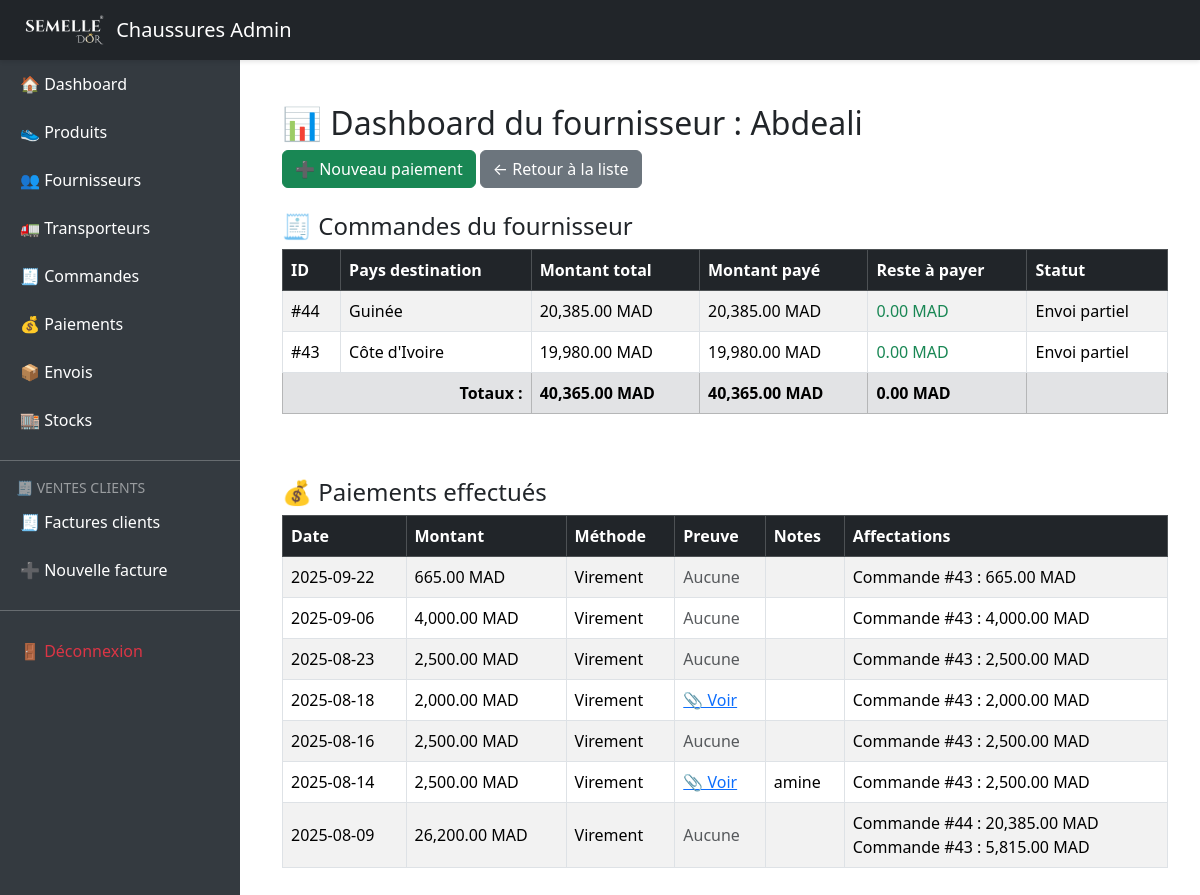
Screenshot of /index.php?route=suppliers/dashboard&id=13 (signed in) with the database file from the repository.
### tables this page shows
CREATE TABLE `suppliers` (
  `id` int(11) NOT NULL,
  `name` varchar(100) DEFAULT NULL,
  `contact_info` text DEFAULT NULL,
  `contact_name` varchar(100) DEFAULT NULL,
  `phone` varchar(20) DEFAULT NULL,
  `email` varchar(100) DEFAULT NULL,
  `address` text DEFAULT NULL,
  `created_at` timestamp NULL DEFAULT current_timestamp()
);

CREATE TABLE `orders` (
  `id` int(11) NOT NULL,
  `supplier_id` int(11) DEFAULT NULL,
  `country_id` int(11) DEFAULT NULL,
  `order_date` date DEFAULT NULL,
  `total_quantity` int(11) NOT NULL,
  `status` enum('Initial','Validé – production en cours','Envoi partiel','Envoi complet','Livré à la destination') DEFAULT 'Initial',
  `created_at` datetime DEFAULT current_timestamp(),
  `updated_at` datetime DEFAULT current_timestamp() ON UPDATE current_timestamp(),
  `product_id` int(11) DEFAULT NULL
);

CREATE TABLE `countries` (
  `id` int(11) NOT NULL,
  `name` varchar(100) NOT NULL,
  `flag` varchar(10) DEFAULT '',
  `code` varchar(10) DEFAULT ''
);

CREATE TABLE `payments` (
  `id` int(11) NOT NULL,
  `supplier_id` int(11) DEFAULT NULL,
  `payment_date` date DEFAULT NULL,
  `amount` decimal(10,2) DEFAULT NULL,
  `payment_method` varchar(50) DEFAULT NULL,
  `notes` text DEFAULT NULL,
  `proof_file` varchar(255) DEFAULT NULL
);

CREATE TABLE `payment_allocations` (
  `id` int(11) NOT NULL,
  `payment_id` int(11) DEFAULT NULL,
  `order_id` int(11) DEFAULT NULL,
  `amount_allocated` decimal(10,2) DEFAULT NULL
);

### controllers/SupplierController.php (called while the page is built, shortened)
<?php
require_once 'models/Supplier.php';
function dashboard()
{
    $supplierId = intval($_GET['id']);
    $supplier = Supplier::find($supplierId);
    $orders = Order::findBySupplier($supplierId);
    $payments = Payment::findBySupplier($supplierId);
    include 'views/suppliers/dashboard.php';
}

### index.php (called while the page is built, shortened)
<?php
require 'routes.php';

### models/Supplier.php (called while the page is built, shortened)
<?php
class Supplier
{
    public static function find($id)
    {
        global $pdo;
        $stmt = $pdo->prepare("SELECT * FROM suppliers WHERE id = ?");
        $stmt->execute([$id]);
        return $stmt->fetch(PDO::FETCH_ASSOC);
    }
}

### models/Order.php (called while the page is built, shortened)
<?php
class Order
{
    public static function orderItems($orderId)
    {
        global $pdo;
        $stmt = $pdo->prepare("
            SELECT oi.*, v.size, v.color
            FROM order_items oi
            JOIN variants v ON oi.variant_id = v.id
            WHERE oi.order_id = ?
        ");
        $stmt->execute([$orderId]);
        return $stmt->fetchAll(PDO::FETCH_ASSOC);
    }
    public static function findBySupplier($supplierId)
    {
        global $pdo;
        $stmt = $pdo->prepare("
            SELECT o.*, c.name AS destination_country
            FROM orders o
            JOIN countries c ON o.country_id = c.id
            WHERE o.supplier_id = ?
            ORDER BY o.id DESC
        ");
        $stmt->execute([$supplierId]);
        return $stmt->fetchAll(PDO::FETCH_ASSOC);
    }
}

### models/Payment.php (called while the page is built, shortened)
<?php
class Payment
{
    public static function findBySupplier($supplierId)
    {
        global $pdo;
        $stmt = $pdo->prepare("SELECT * FROM payments WHERE supplier_id = ? ORDER BY payment_date DESC");
        $stmt->execute([$supplierId]);
        return $stmt->fetchAll(PDO::FETCH_ASSOC);
    }
    public static function allocationsByPayment($paymentId)
    {
        global $pdo;
        $stmt = $pdo->prepare("
            SELECT pa.*, c.name AS destination_country
            FROM payment_allocations pa
            JOIN orders o ON pa.order_id = o.id
            JOIN countries c ON o.country_id = c.id
            WHERE pa.payment_id = ?
        ");
        $stmt->execute([$paymentId]);
        return $stmt->fetchAll(PDO::FETCH_ASSOC);
    }
    public static function totalAllocatedToOrder($orderId)
    {
        global $pdo;
        $stmt = $pdo->prepare("SELECT SUM(amount_allocated) FROM payment_allocations WHERE order_id = ?");
        $stmt->execute([$orderId]);
        return $stmt->fetchColumn() ?: 0;
    }
}

### views/suppliers/dashboard.php (the view, shortened to what this page needs)
<?php
include 'views/layout/header.php';
?>
<div class="container mt-4">
    <h2>📊 Dashboard du fournisseur : <?= htmlspecialchars($supplier['name']) ?></h2>
    <div class="mb-4">
        <a href="?route=payments/create" class="btn btn-success">➕ Nouveau paiement</a>
        <a href="?route=suppliers" class="btn btn-secondary">← Retour à la liste</a>
    </div>
    <h4>🧾 Commandes du fournisseur</h4>
    <div class="table-responsive mb-5">
        <table class="table table-bordered table-striped align-middle">
            <thead class="table-dark">
                <tr>
                    <th>ID</th>
                    <th>Pays destination</th>
                    <th>Montant total</th>
                    <th>Montant payé</th>
                    <th>Reste à payer</th>
                    <th>Statut</th>
                </tr>
            </thead>
            <tbody>
                <?php
                $grandTotal = 0;
$grandPaid = 0;
$grandRemaining = 0;
foreach ($orders as $order):
    $orderItems = Order::orderItems($order['id']);
    $total = 0;
    foreach ($orderItems as $item) {
        $total += $item['unit_price'] * $item['quantity_ordered'];
    }
    $paid = Payment::totalAllocatedToOrder($order['id']);
    $remaining = $total - $paid;
    $grandTotal += $total;
    $grandPaid += $paid;
    $grandRemaining += $remaining;
    ?>
                <tr>
                    <td>#<?= $order['id'] ?></td>
                    <td><?= htmlspecialchars($order['destination_country']) ?></td>
                    <td><?= number_format($total, 2) ?> MAD</td>
                    <td><?= number_format($paid, 2) ?> MAD</td>
                    <td class="<?= $remaining > 0 ? 'text-danger' : 'text-success' ?>">
                        <?= number_format($remaining, 2) ?> MAD
                    </td>
                    <td><?= htmlspecialchars($order['status']) ?></td>
                </tr>
                <?php endforeach; ?>
            </tbody>
            <tfoot>
                <tr class="table-secondary fw-bold">
                    <td colspan="2" class="text-end">Totaux :</td>
                    <td><?= number_format($grandTotal, 2) ?> MAD</td>
                    <td><?= number_format($grandPaid, 2) ?> MAD</td>
                    <td><?= number_format($grandRemaining, 2) ?> MAD</td>
                    <td></td>
                </tr>
            </tfoot>
        </table>
    </div>
    <h4>💰 Paiements effectués</h4>
    <div class="table-responsive">
        <table class="table table-bordered table-striped align-middle">
            <thead class="table-dark">
                <tr>
                    <th>Date</th>
                    <th>Montant</th>
                    <th>Méthode</th>
                    <th>Preuve</th>
                    <th>Notes</th>
                    <th>Affectations</th>
                </tr>
            </thead>
            <tbody>
                <?php foreach ($payments as $p): ?>
                    <tr>
                        <td><?= htmlspecialchars($p['payment_date']) ?></td>
                        <td><?= number_format($p['amount'] ?? 0, 2) ?> MAD</td>
                        <td><?= htmlspecialchars($p['payment_method']) ?></td>
                        <td>
                            <?php if (!empty($p['proof_file'])): ?>
                                <a href="<?= htmlspecialchars($p['proof_file']) ?>" target="_blank">📎 Voir</a>
                            <?php else: ?>
                                <span class="text-muted">Aucune</span>
                            <?php endif; ?>
                        </td>
                        <td><?= nl2br(htmlspecialchars($p['notes'])) ?></td>
                        <td>
                            <?php
                    $allocs = Payment::allocationsByPayment($p['id']);
                    foreach ($allocs as $a) {
                        echo "Commande #" . $a['order_id'] . " : " . number_format($a['amount_allocated'], 2) . " MAD<br>";
                    }
                    ?>
                        </td>
                    </tr>
                <?php endforeach; ?>
            </tbody>
        </table>
    </div>
</div>
<?php include 'views/layout/footer.php'; ?>

### views/layout/header.php (style rules this page uses)
body { min-height: 100vh; display: flex; }

### rows the page displays
suppliers: name "Abdeali"
orders: id "44", country.name "Guinée", total "20,385.00", paid "20,385.00", remaining "0.00", status "Envoi partiel"
orders: id "43", country.name "Côte d'Ivoire", total "19,980.00", paid "19,980.00", remaining "0.00", status "Envoi partiel"
payments: payment_date "2025-09-22", amount "665.00", payment_method "Virement", shows "Aucune"
payment_allocations: order "43", amount_allocated "665.00"
payments: payment_date "2025-09-06", amount "4,000.00", payment_method "Virement", shows "Aucune"
payment_allocations: order "43", amount_allocated "4,000.00"
payments: payment_date "2025-08-23", amount "2,500.00", payment_method "Virement", shows "Aucune"
payment_allocations: order "43", amount_allocated "2,500.00"
payments: payment_date "2025-08-18", amount "2,000.00", payment_method "Virement"
payment_allocations: order "43", amount_allocated "2,000.00"
payments: payment_date "2025-08-16", amount "2,500.00", payment_method "Virement", shows "Aucune"
payment_allocations: order "43", amount_allocated "2,500.00"
payments: payment_date "2025-08-14", amount "2,500.00", payment_method "Virement", notes "amine"
payment_allocations: order "43", amount_allocated "2,500.00"
payments: payment_date "2025-08-09", amount "26,200.00", payment_method "Virement", shows "Aucune"
payment_allocations: order "44", amount_allocated "20,385.00"
payment_allocations: order "43", amount_allocated "5,815.00"

### other values shown
$grandTotal "40,365.00"
$grandPaid "40,365.00"
$grandRemaining "0.00"
